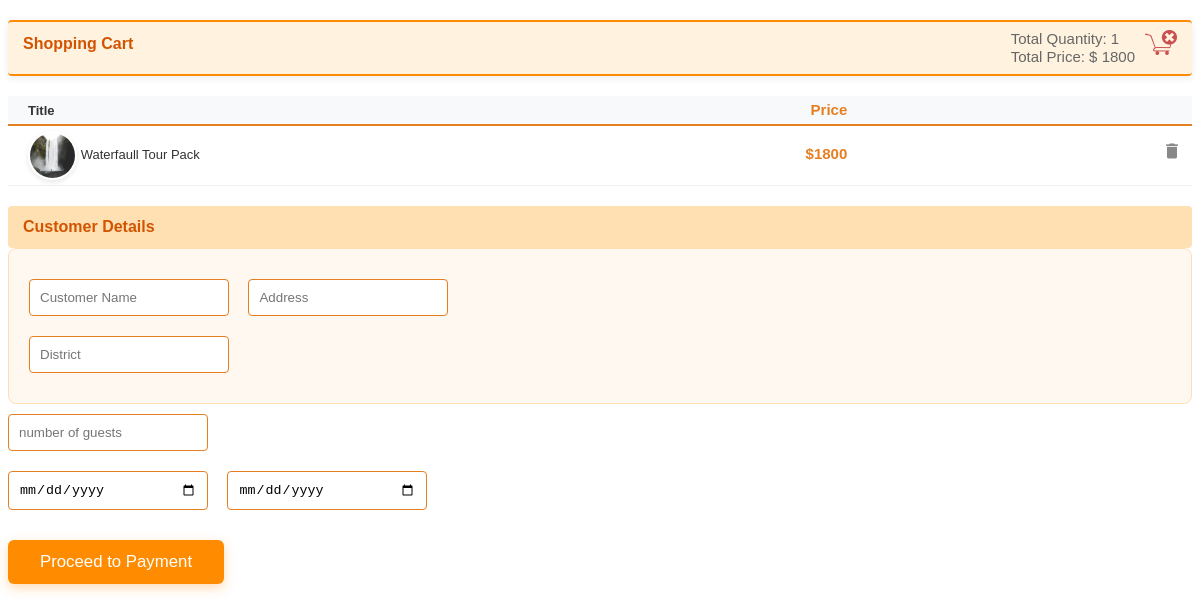
The page /booking/process-checkout.php on the database its author committed.
### tables this page shows
CREATE TABLE `tbl_cart` (
  `id` int(11) NOT NULL,
  `product_id` int(11) NOT NULL,
  `quantity` int(11) NOT NULL,
  `member_id` int(11) NOT NULL
);

CREATE TABLE `tbl_product` (
  `id` int(8) NOT NULL,
  `name` varchar(255) NOT NULL,
  `code` varchar(255) NOT NULL,
  `image` text NOT NULL,
  `price` double(10,2) NOT NULL
);

### booking/ShoppingCart.php (called while the page is built, shortened)
<?php
require_once "DBController.php";
class ShoppingCart extends DBController
{
    function getMemberCartItem($member_id)
    {
      $query = "SELECT tbl_product.*, tbl_cart.id as cart_id, tbl_cart.quantity
          FROM tbl_product
          JOIN tbl_cart ON tbl_product.id = tbl_cart.product_id
          WHERE tbl_cart.member_id = ?";
        $params = array(
            array(
                "param_type" => "i",
                "param_value" => $member_id
            )
        );
        return $this->getDBResult($query, $params);
    }
}

### booking/DBController.php (called while the page is built, shortened)
<?php
class DBController
{
    private $host = "localhost";
    private $user = "root";
    private $password = "";
    private $database = "travel";
    private $port = 3306;
    private static $conn;
    public function __construct()
    {
        self::$conn = mysqli_connect($this->host, $this->user, $this->password, $this->database, $this->port);
    }
    public function getDBResult($query, $params = array())
    {
        $sql_statement = self::$conn->prepare($query);
        if (!empty($params)) {
            $this->bindParams($sql_statement, $params);
        }
        if (!$sql_statement->execute()) {
            error_log("Execution failed: " . $sql_statement->error);
            return null;
        }
        $result = $sql_statement->get_result();
        $resultset = [];
        while ($row = $result->fetch_assoc()) {
            $resultset[] = $row;
        }
        return !empty($resultset) ? $resultset : null;
    }
    public function bindParams($sql_statement, $params)
    {
        $param_type = "";
        foreach ($params as $query_param) {
            $param_type .= $query_param["param_type"];
        }
        $bind_params = [&$param_type];
        foreach ($params as $k => $query_param) {
            $bind_params[] = &$params[$k]["param_value"];
        }
        if (!empty($bind_params)) {
            call_user_func_array([$sql_statement, 'bind_param'], $bind_params);
        }
    }
}

### booking/cart-list.php (the view)
<div class="shopping-cart-table">
        <div class="cart-item-container header">
            <div class="cart-info title">Title</div>
            <div class="cart-info price">Price</div>
        </div>
<?php
            foreach ($cartItem as $item) {
                ?>
				<div class="cart-item-container">
            <div class="cart-info title">
                <img class="cart-image"
                    src="../image/<?php echo $item["image"]; ?>">
                    <?php echo $item["name"]; ?>
                </div>
            <div class="cart-info price">
                        <?php echo "$".$item["price"]; ?>
                    </div>
                    <div class="cart-info action">
                        <a
                            href="index.php?action=remove&id=<?php echo $item["cart_id"]; ?>"
                            class="btnRemoveAction"><img
                                src="image/icon-delete.png" alt="icon-delete"
                                title="Remove Item" /></a>
                    </div>
                </div>
                <?php
            }
?>
</div>

### css/book.css (style rules this page uses)
body { font-family: Arial, sans-serif; }
.cart-image { width: 45px; height: 45px; border-radius: 50%; vertical-align: middle; border: 2px solid #fff; box-shadow: 0 2px 5px rgba(0, 0, 0, 0.1); }
.cart-info { text-align: right; display: inline-block; width: 15%; font-size: 15px; }
.cart-info.title { width: 50%; text-align: left; }
.cart-info.price { min-width: 20%; position: relative; color: #e67e22; font-weight: 600; }
.cart-info.action { width: 5%; float: right; padding: 10px 0px; }
.cart-item-container { padding: 5px 10px; border-bottom: #f1f1f1 1px solid; }
.cart-item-container.header { background: #f8f9fa; border-bottom: #e67e22 2px solid; font-weight: bold; }
.title { margin-left: 10px; font-size: 13px; margin-top: 0px; color: #333; }

### rows shown on the page
tbl_cart: product.image (picture), product.name "Waterfaull Tour Pack", product.price "1800"

### other values the page prints
$item_quantity "1"
$item_price "1800"
